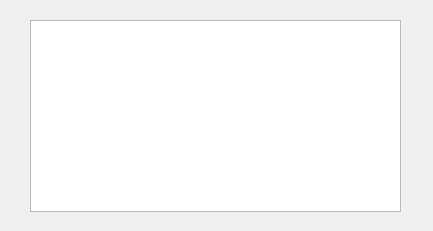
<?xml version="1.0" encoding="UTF-8"?>
<ui version="4.0">
 <class>ListViewWidget</class>
 <widget class="QWidget" name="ListViewWidget">
  <property name="geometry">
   <rect>
    <x>0</x>
    <y>0</y>
    <width>433</width>
    <height>231</height>
   </rect>
  </property>
  <property name="windowTitle">
   <string>ListViewWidget</string>
  </property>
  <widget class="QTableView" name="tableView">
   <property name="geometry">
    <rect>
     <x>30</x>
     <y>20</y>
     <width>371</width>
     <height>192</height>
    </rect>
   </property>
  </widget>
 </widget>
 <layoutdefault spacing="6" margin="11"/>
 <resources/>
 <connections/>
</ui>
